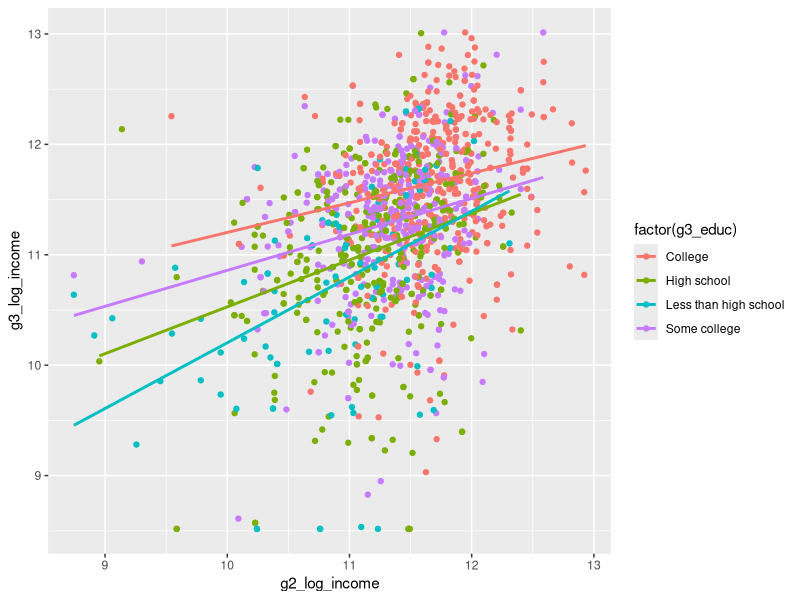

R code for this plot:
# Author: Ying Lin Zhao 

library(tidyverse)
library(mgcv)
library(rsample)

train_df <- read.csv("learning.csv")
split <- initial_split(train_df, prop = .7)
test_df <- read.csv("holdout_public.csv")

y <- train_df$g3_log_income

# Plotting a chart to visualize correlation between the income of parent and child
# There are some extremely low values for child income, so perhaps trying the
# penalized regression would be helpful.

# Also, there does not seem to be a huge correlation between child income with
# parent income, education of the child seemed to matter more according to the chart.
# However, among those with the same education levels, those with a higher parent
# income seems to also earn more.
train_df |> ggplot(aes(
  x = g2_log_income,
  y = g3_log_income,
  color = factor(g3_educ)
)) +
  geom_point() +
  stat_smooth(method = "lm", se = FALSE)


# Observing correlation between parent log income and parent education to see if
# interaction term is necessary
p_income <- quantile(train_df$g2_log_income)
# Lowest log parent income is 8.7448
# 50th percentile of log parent income is 11.4432
# Highest log parent income is 12.9332

train_df$PIncome_range <- c()
# Anything lower than 25th percentile
train_df$PIncome_range[train_df$g2_log_income <= p_income[2]] <- "0-25"
train_df$PIncome_range[train_df$g2_log_income > p_income[2] &
  train_df$g2_log_income <= p_income[3]] <- "25-50"
train_df$PIncome_range[train_df$g2_log_income > p_income[3] &
  train_df$g2_log_income <= p_income[4]] <- "50-75"
train_df$PIncome_range[train_df$g2_log_income > p_income[4]] <- "75-100"

# Conditional Table - P(Income | Educ)
prop.table(table(train_df$PIncome_range, train_df$g2_educ), 2)
# Although there are some correlations between college and earning above 75th
# percentile and between less than high school and earning below 25 percentile.
# The other values of the table is not very significant for there to be a
# conclusion made that there is a correlation between these two factors.


# First model: Income ~ Parent income + Parent Education + Sex + Race
# Included both parent income and parent education because as shown by the prop.
# table, there is not a strong or very obvious correlation between the two variables.
lm1 <- lm(
  g3_log_income ~ as.factor(sex) + as.factor(race) +
    as.factor(g2_educ) + g2_log_income,
  data = training(split)
)

summary(lm1)

# MSE for training data (first model) - 0.4374
X1 <- select(training(split), sex, race, g2_log_income, g2_educ)
lm1_pred <- predict(lm1, newdata = X1)
# select keeps info as a data frame while pull keeps it as a vector
y_obs <- pull(training(split), g3_log_income)
mse_train <- mean((y_obs - lm1_pred)^2)

# MSE for testing data (first model) - 0.4631
X1 <- select(testing(split), sex, race, g2_log_income, g2_educ)
lm1_pred <- predict(lm1, newdata = X1)
# select keeps info as a data frame while pull keeps it as a vector
y_obs <- pull(testing(split), g3_log_income)
mse <- mean((y_obs - lm1_pred)^2)

# The plot shows that not additional transformation is needed, given the
# residuals follow an random distribution
# plot(resid(lm1))
# abline(a = 0, b = 0, col = "red", lty = 2)


# Second model: Income ~ Parent Income + Sex + Race + Education
# How would it change we replaced parent's education with the child's education,
# which is a factor that is likely to have more of a direct influence on child's
# income?
lm2 <- lm(
  g3_log_income ~ as.factor(g3_educ) + as.factor(sex) +
    as.factor(race) + g2_log_income,
  data = training(split)
)

summary(lm2)

# MSE for training data (second model) - 0.4149
X2 <- select(training(split), g3_educ, sex, race, g2_log_income)
lm2_pred <- predict(lm2, newdata = X2)
y_obs <- pull(training(split), g3_log_income)
mse2_train <- mean((y_obs - lm2_pred)**2)

# MSE for testing data (second model) - 0.4329
X2 <- select(testing(split), g3_educ, sex, race, g2_log_income)
lm2_pred <- predict(lm2, newdata = X2)
y_obs <- pull(testing(split), g3_log_income)
mse2 <- mean((y_obs - lm2_pred)**2)

# The plot shows that not additional transformation is needed, given the
# residuals follow an random distribution
# plot(resid(lm2))
# abline(a = 0, b = 0, col = "red", lty = 2)


# Third model: All (Generally does better than 1st model in testing data but not
# training data in terms of MSE)
lm3 <- lm(g3_log_income ~ g2_log_income + g1_log_income +
            g3_educ + g2_educ + g1_educ + 
            race + sex,
          data = training(split))

summary(lm3)

# MSE for training data (third model) - 0.4330
X3 <- select(
  training(split), g2_log_income, g1_log_income,
  g3_educ, g2_educ, g1_educ, race, sex
)
lm3_pred <- predict(lm3, newdata = X3)
y_obs <- pull(training(split), g3_log_income)
mse3_train <- mean((y_obs - lm3_pred)**2)

# MSE for training data (third model) - 0.4573
X3 <- select(
  testing(split), g2_log_income, g1_log_income,
  g3_educ, g2_educ, g1_educ, race, sex
)
lm3_pred <- predict(lm3, newdata = X3)
y_obs <- pull(testing(split), g3_log_income)
mse3 <- mean((y_obs - lm3_pred)**2)


# Fourth model: None (Highest MSE among all 4 models)
lm4 <- lm(g3_log_income ~ 1, data = training(split))

summary(lm4)

# MSE for training data (fourth model) - 0.5380
lm4_pred <- predict(lm4, newdata = training(split))
y_obs <- pull(training(split), g3_log_income)
mse4_train <- mean((y_obs - lm4_pred)**2)

# MSE for training data (fourth model) - 0.5593
lm4_pred <- predict(lm4, newdata = testing(split))
y_obs <- pull(testing(split), g3_log_income)
mse4 <- mean((y_obs - lm4_pred)**2)


# Resource used to address errors with gam: https://www.youtube.com/watch?v=8doPTpkAWDQ
# Fifth model -- Penalized Regression of 2nd Model
lm5 <- gam(
  g3_log_income ~ g3_educ + sex +
    race + s(g2_log_income), bs = "re",
  data = training(split)
)

# MSE for training data (fifth model) - 0.4441
X5 <- select(training(split), g3_educ, sex, race, g2_log_income)
lm5_pred <- predict(lm5, newdata = X5)
y_obs <- pull(training(split), g3_log_income)
mse5_train <- mean((y_obs - lm5_pred)**2)

# MSE for testing data (fifth model) - 0.3577
X5 <- select(testing(split), g3_educ, sex, race, g2_log_income)
lm5_pred <- predict(lm5, newdata = X5)
y_obs <- pull(testing(split), g3_log_income)
mse5 <- mean((y_obs - lm5_pred)**2)


# Sixth Model -- Penalized Regression of 3rd model
lm6 <- gam(g3_log_income ~ s(g2_log_income) + s(g1_log_income) +
            g3_educ + g2_educ + g1_educ + 
            race + sex, bs = "re",
          data = training(split))

summary(lm6)

# MSE for training data (sixth model) - 0.4122
X6 <- select(
  training(split), g2_log_income, g1_log_income,
  g3_educ, g2_educ, g1_educ, race, sex
)
lm6_pred <- predict(lm6, newdata = X6)
y_obs <- pull(training(split), g3_log_income)
mse6_train <- mean((y_obs - lm6_pred)**2)

# MSE for training data (sixth model) - 0.3928
X6 <- select(
  testing(split), g2_log_income, g1_log_income,
  g3_educ, g2_educ, g1_educ, race, sex
)
lm6_pred <- predict(lm6, newdata = X6)
y_obs <- pull(testing(split), g3_log_income)
mse6 <- mean((y_obs - lm6_pred)**2)


# Best Model: Model 2 (Income ~ Parent Income + Sex + Race + Education)
# Consistently performs best based on the MSE and AIC values.
X_best <- select(test_df, g3_educ, sex, race, g2_log_income)
test_df$g3_log_income <- predict(lm2, newdata = X_best)

# Creation of csv
results <- data.frame(test_df$g3_id, test_df$g3_log_income)
write.csv(results, "13ForTheWin(yz2433_ah859)", row.names = FALSE)
